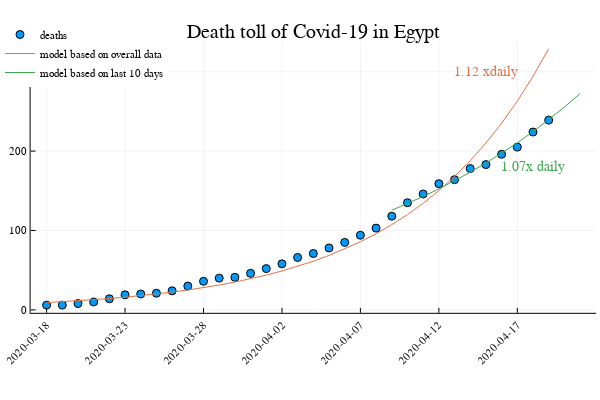

Notebook cell for this chart:
### Code cell
y=log.(deaths)
x=[ones(length(dates)) [1:length(dates)...]]
v=x\y
p=scatter(1:length(dates),deaths, 
    label="deaths", title="Death toll of Covid-19 in $country", 
    legend=:topleft, xrotation=45, 
    xticks=(1:date_density:length(dates),string.(dates[1:date_density:length(dates)])))
plot!(p,[exp(v[1]+v[2]*x) for x=1:length(dates)], label="model based on overall data")
plot!(p,ann=[(29,300,Plots.text(@sprintf("%2.2f xdaily",exp(v[2])),10, :center,
             p.series_list[2].plotattributes[:linecolor]))], ylim=450)
days_in_past=10
start_point=length(deaths)-days_in_past
y=log.(deaths[start_point:end])
x=[ones(length(start_point:length(dates))) [start_point:length(dates)...]]
v=x\y
model_range=length(dates)-days_in_past:length(dates)+2
plot!(p,model_range,[exp(v[1]+v[2]*x) for x=model_range], label="model based on last $days_in_past days")
plot!(p,ann=[(32,180,Plots.text(@sprintf("%2.2fx daily",exp(v[2])),10, :center,
             p.series_list[3].plotattributes[:linecolor]))], ylim=450)

### Figure 1 — Plotly figure (JSON) as saved in the notebook; plotly's stock layout.template omitted (floating-point values rounded to 4 significant figures)
{"data": [{"colorbar": {"title": ""}, "legendgroup": "deaths", "marker": {"color": "rgba(0, 154, 250, 1.000)", "line": {"color": "rgba(0, 0, 0, 1.000)", "width": 1}, "size": 8, "symbol": "circle"}, "mode": "markers", "name": "deaths", "showlegend": true, "type": "scatter", "x": [1, 2, 3, 4, 5, 6, 7, 8, 9, 10, 11, 12, 13, 14, 15, 16, 17, 18, 19, 20, 21, 22, 23, 24, 25, 26, 27, 28, 29, 30, 31, 32, 33], "xaxis": "x1", "y": [6, 6, 8, 10, 14, 19, 20, 21, 24, 30, 36, 40, 41, 46, 52, 58, 66, 71, 78, 85, 94, 103, 118, 135, 146, 159, 164, 178, 183, 196, 205, 224, 239], "yaxis": "y1", "zmax": null, "zmin": null}, {"colorbar": {"title": ""}, "legendgroup": "model based on overall data", "line": {"color": "rgba(227, 111, 71, 1.000)", "dash": "solid", "shape": "linear", "width": 1}, "mode": "lines", "name": "model based on overall data", "showlegend": true, "type": "scatter", "x": [1, 2, 3, 4, 5, 6, 7, 8, 9, 10, 11, 12, 13, 14, 15, 16, 17, 18, 19, 20, 21, 22, 23, 24, 25, 26, 27, 28, 29, 30, 31, 32, 33], "xaxis": "x1", "y": [9.136, 10.22, 11.43, 12.78, 14.3, 15.99, 17.89, 20.01, 22.38, 25.03, 28.0, 31.32, 35.03, 39.18, 43.82, 49.01, 54.82, 61.32, 68.58, 76.71, 85.8, 95.96, 107.3, 120.1, 134.3, 150.2, 168.0, 187.9, 210.2, 235.1, 262.9, 294.1, 328.9], "yaxis": "y1", "zmax": null, "zmin": null}, {"colorbar": {"title": ""}, "legendgroup": "model based on last 10 days", "line": {"color": "rgba(62, 164, 78, 1.000)", "dash": "solid", "shape": "linear", "width": 1}, "mode": "lines", "name": "model based on last 10 days", "showlegend": true, "type": "scatter", "x": [23, 24, 25, 26, 27, 28, 29, 30, 31, 32, 33, 34, 35], "xaxis": "x1", "y": [125.5, 133.9, 142.8, 152.4, 162.5, 173.4, 184.9, 197.2, 210.4, 224.4, 239.4, 255.4, 272.4], "yaxis": "y1", "zmax": null, "zmin": null}], "layout": {"annotations": [{"font": {"color": "rgba(0, 0, 0, 1.000)", "family": "sans-serif", "size": 20}, "rotation": 0, "showarrow": false, "text": "Death toll of Covid-19 in Egypt", "x": 0.5222, "xanchor": "center", "xref": "paper", "y": 1, "yanchor": "top", "yref": "paper"}, {"font": {"color": "rgba(227, 111, 71, 1.000)", "family": "sans-serif", "size": 14}, "rotation": 0, "showarrow": false, "text": "1.12 xdaily", "x": 29, "xanchor": "center", "xref": "x", "y": 300, "yanchor": "middle", "yref": "y"}, {"font": {"color": "rgba(62, 164, 78, 1.000)", "family": "sans-serif", "size": 14}, "rotation": 0, "showarrow": false, "text": "1.07x daily", "x": 32, "xanchor": "center", "xref": "x", "y": 180, "yanchor": "middle", "yref": "y"}], "height": 400, "legend": {"bgcolor": "rgba(255, 255, 255, 1.000)", "bordercolor": "rgba(0, 0, 0, 1.000)", "font": {"color": "rgba(0, 0, 0, 1.000)", "family": "sans-serif", "size": 11}, "tracegroupgap": 0, "x": 0, "y": 1}, "margin": {"b": 20, "l": 0, "r": 0, "t": 20}, "paper_bgcolor": "rgba(255, 255, 255, 1.000)", "plot_bgcolor": "rgba(255, 255, 255, 1.000)", "showlegend": true, "width": 600, "xaxis": {"anchor": "y1", "domain": [0.05101, 0.9934], "gridcolor": "rgba(0, 0, 0, 0.100)", "gridwidth": 0.5, "linecolor": "rgba(0, 0, 0, 1.000)", "mirror": false, "range": [-0.02, 36.02], "showgrid": true, "showline": true, "showticklabels": true, "tickangle": -45, "tickcolor": "rgb(0, 0, 0)", "tickfont": {"color": "rgba(0, 0, 0, 1.000)", "family": "sans-serif", "size": 11}, "tickmode": "array", "ticks": "inside", "ticktext": ["2020-03-18", "2020-03-23", "2020-03-28", "2020-04-02", "2020-04-07", "2020-04-12", "2020-04-17"], "tickvals": [1, 6, 11, 16, 21, 26, 31], "title": "", "titlefont": {"color": "rgba(0, 0, 0, 1.000)", "family": "sans-serif", "size": 15}, "type": "-", "visible": true, "zeroline": false, "zerolinecolor": "rgba(0, 0, 0, 1.000)"}, "yaxis": {"anchor": "x1", "domain": [0.1866, 0.9415], "gridcolor": "rgba(0, 0, 0, 0.100)", "gridwidth": 0.5, "linecolor": "rgba(0, 0, 0, 1.000)", "mirror": false, "range": [-3.688, 338.6], "showgrid": true, "showline": true, "showticklabels": true, "tickangle": 0, "tickcolor": "rgb(0, 0, 0)", "tickfont": {"color": "rgba(0, 0, 0, 1.000)", "family": "sans-serif", "size": 11}, "tickmode": "array", "ticks": "inside", "ticktext": ["0", "100", "200", "300"], "tickvals": [0, 100, 200, 300], "title": "", "titlefont": {"color": "rgba(0, 0, 0, 1.000)", "family": "sans-serif", "size": 15}, "type": "-", "visible": true, "zeroline": false, "zerolinecolor": "rgba(0, 0, 0, 1.000)"}}}
